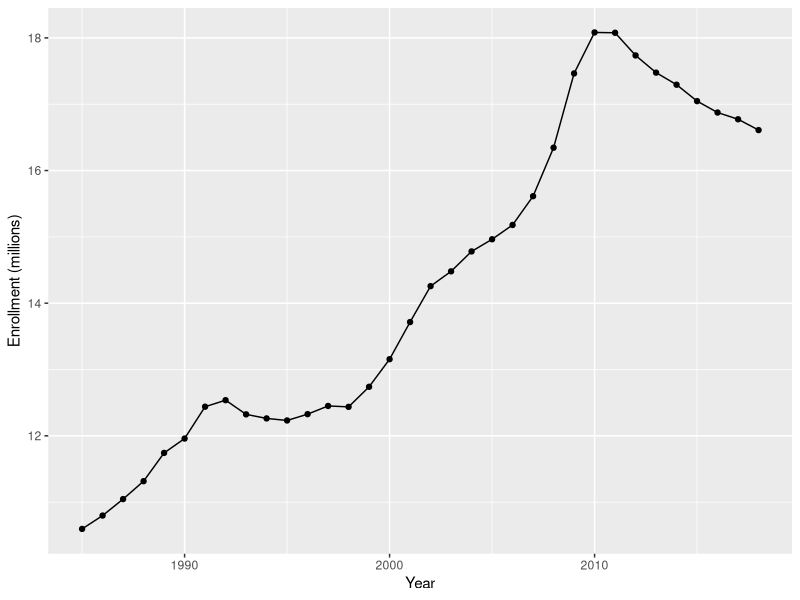
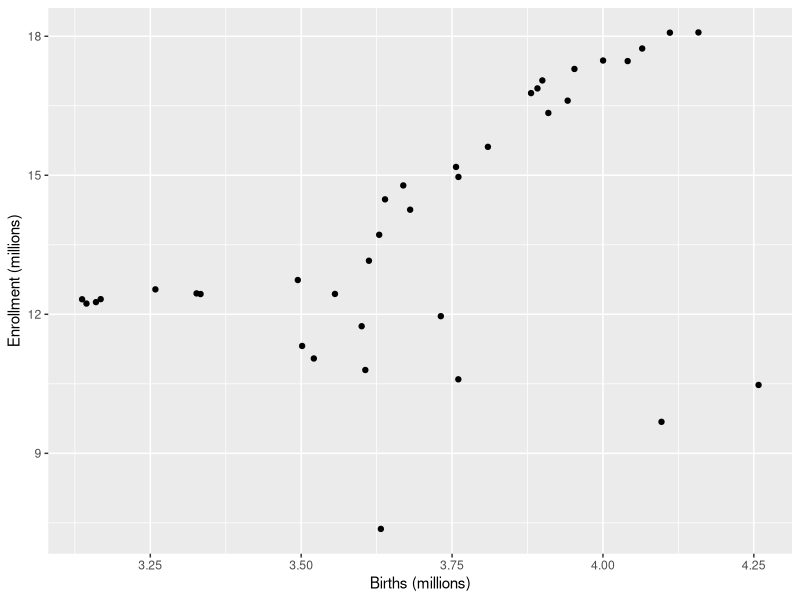
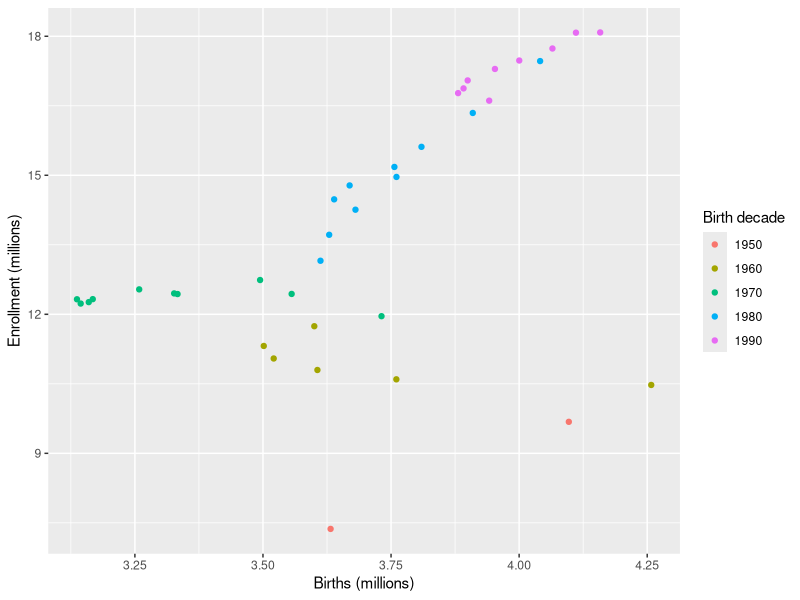
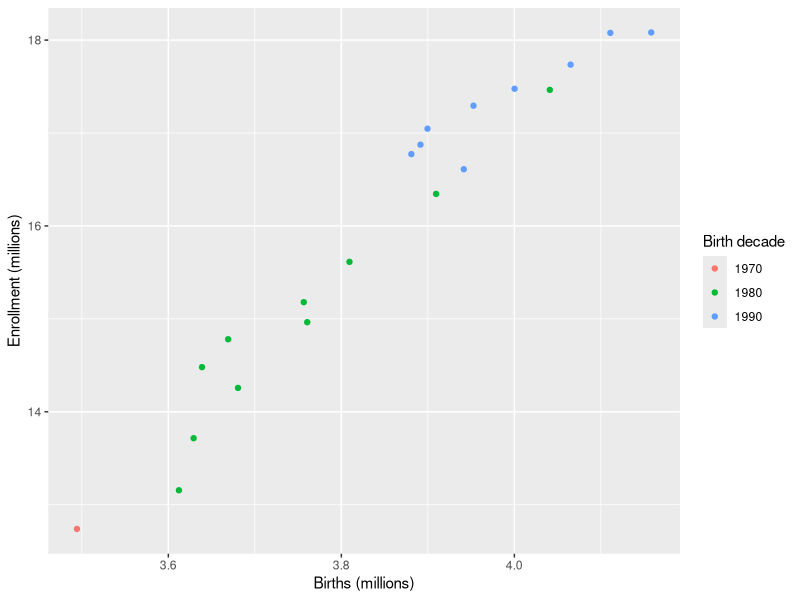
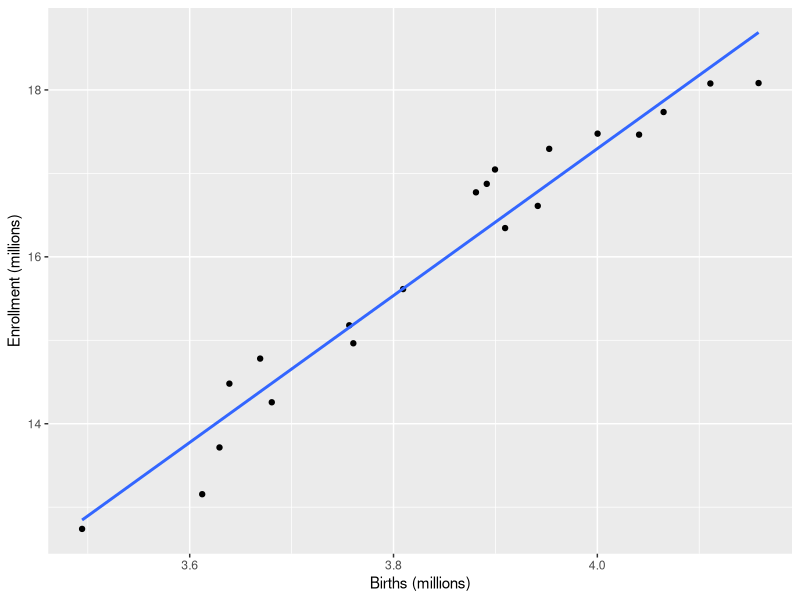
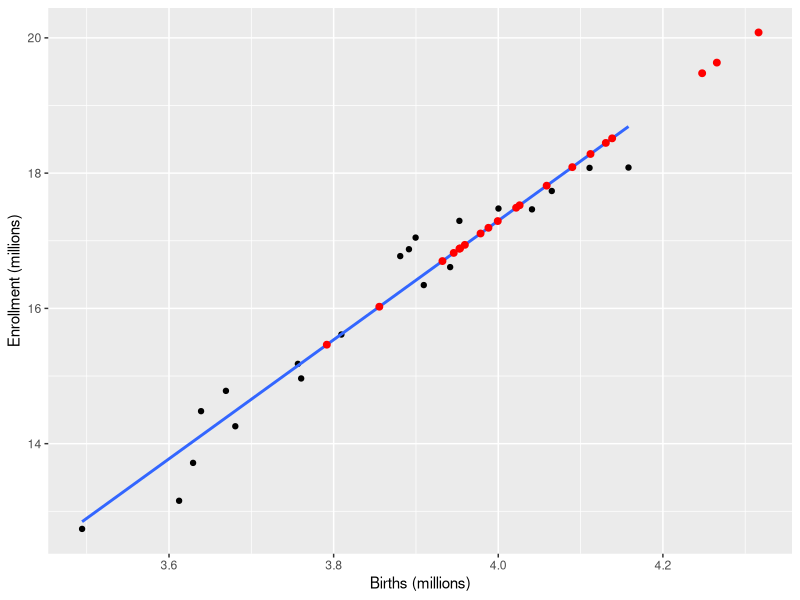
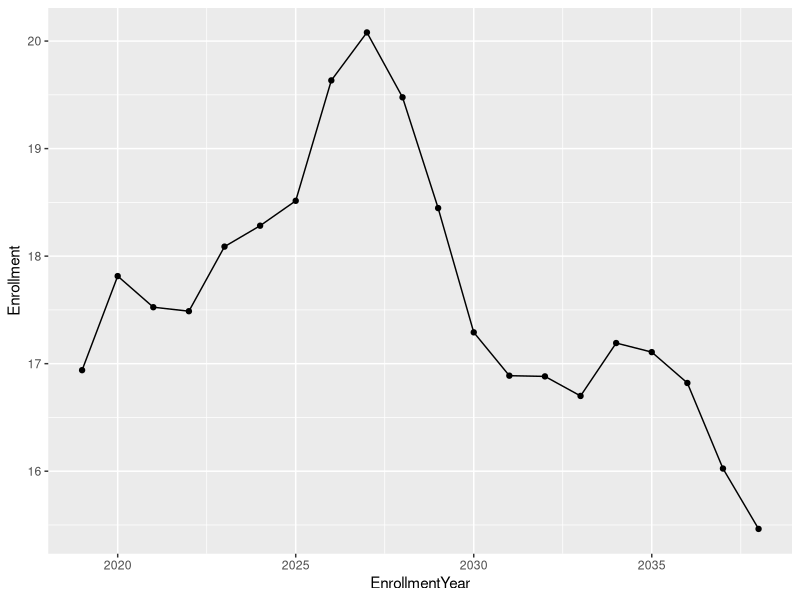
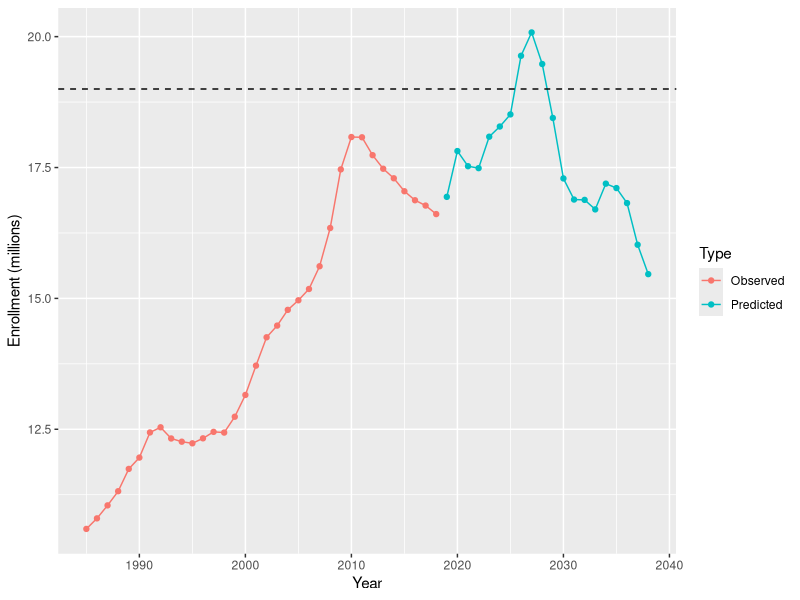

Here is the R script that generated these plots, in order:
library(tidyverse)

enroll <- read_csv("datasets/enrollment.csv")
enroll <- enroll %>% mutate( Births = Births / 1000000, Enrollment = Enrollment / 1000000)
trend <- enroll %>% filter(EnrollmentYear > 1980 & EnrollmentYear < 2019)
ggplot(trend,aes(EnrollmentYear,Enrollment)) + 
  geom_line() + 
  geom_point() + 
  xlab("Year") + 
  ylab("Enrollment (millions)")
#ggsave("../images/annual_enrollments.png",device="png")

train <- enroll %>% filter( BirthYear < 1999)
ggplot(train, aes(Births,Enrollment)) + 
  geom_point() + 
  xlab("Births (millions)") + 
  ylab("Enrollment (millions)")
#ggsave("../images/enrollment_births.png",device="png")
 
train <- train %>% mutate(BirthDecade = BirthYear - BirthYear %% 10 )
train$BirthDecade <- factor(train$BirthDecade)
ggplot(train, aes(Births,Enrollment,color=BirthDecade)) + 
  geom_point() + 
  xlab("Births (millions)") + 
  ylab("Enrollment (millions)") + 
  labs(color="Birth decade")
#ggsave("../images/enrollment_births_decade.png",device="png")

train <- train %>% filter(BirthYear > 1978)
ggplot(train, aes(Births,Enrollment,color=BirthDecade)) + 
  geom_point() + 
  xlab("Births (millions)") + 
  ylab("Enrollment (millions)") + 
  labs(color="Birth decade")
#ggsave("../images/enrollment_births_80s.png",device="png")

cor(train$Births,train$Enrollment)
 
ggplot(train, aes(Births,Enrollment)) + 
  geom_point() + 
  geom_smooth(method="lm",se=F) + 
  xlab("Births (millions)") + 
  ylab("Enrollment (millions)")
#ggsave("../images/enrollment_births_lm.png",device="png")
 
eb.fit <- lm(Enrollment ~ Births, data = train )
summary(eb.fit)
confint(eb.fit)

new <- enroll %>% filter(BirthYear > 1998) %>% select(BirthYear, Births, EnrollmentYear)
predictions <- predict(eb.fit,new,interval="prediction")
predictions <- data.frame( new, Enrollment = predictions[,1], Lower = predictions[,2], Upper = predictions[,3])
(g <- ggplot(train, aes(Births,Enrollment)) + 
  geom_point() + 
  geom_smooth(method="lm",se=F) +
  geom_point(data=predictions,mapping=aes(Births,y=Enrollment),color="red",size=2) + 
  xlab("Births (millions)") + 
  ylab("Enrollment (millions)") )
#ggsave("../images/predicted_enrollments.png",device="png")

predictions %>% filter(Enrollment > 19)

ggplot(predictions,aes(EnrollmentYear,Enrollment))+geom_point()+geom_line()

predictions <- predictions %>% 
  select(BirthYear:Enrollment) %>% 
  mutate( Type = "Predicted") 
trend <- trend %>% mutate( Type = "Observed")
combined <- rbind(trend,predictions)
ggplot(combined, aes(EnrollmentYear,Enrollment,color=Type)) + 
  geom_point() + 
  geom_line() + 
  geom_hline(yintercept=19,linetype="dashed") + 
  xlab("Year") + 
  ylab("Enrollment (millions)")
#ggsave("../images/combined_enrollments.png",device="png")
